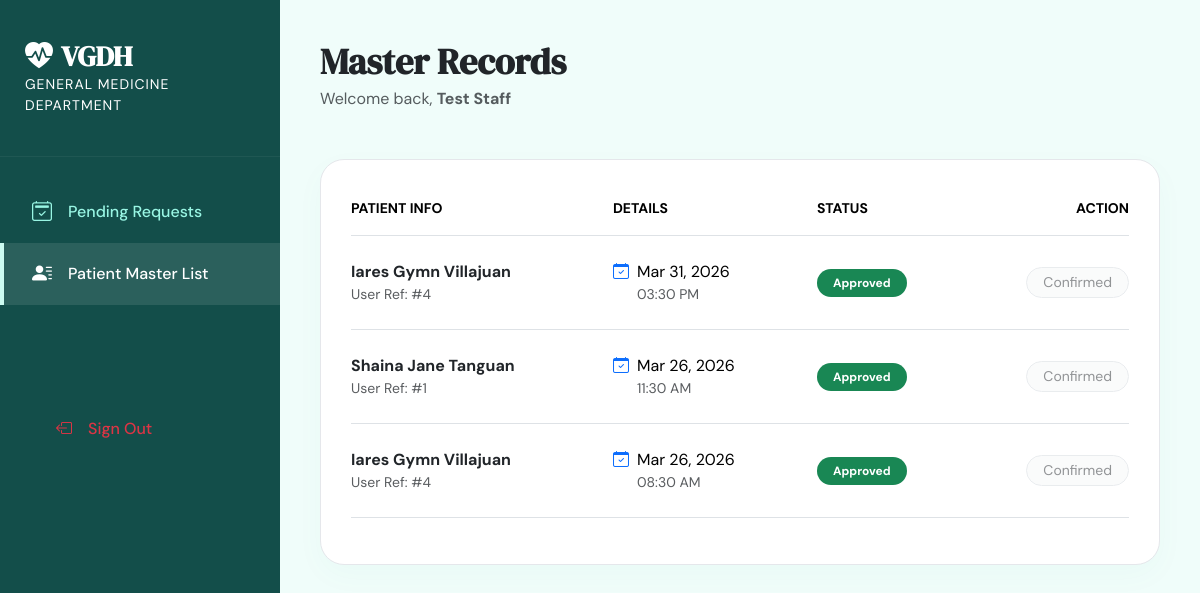
Screenshot of /staff_dashboard.php?view=all_patients (signed in) with the database file from the repository.
### tables this page shows
CREATE TABLE `appointments` (
  `id` int(11) NOT NULL,
  `user_id` int(11) NOT NULL,
  `department` varchar(100) DEFAULT NULL,
  `reason` text DEFAULT NULL,
  `appointment_date` date DEFAULT NULL,
  `appointment_time` time DEFAULT NULL,
  `status` varchar(20) DEFAULT 'Pending'
);

CREATE TABLE `users` (
  `id` int(11) NOT NULL,
  `fullname` varchar(100) NOT NULL,
  `email` varchar(100) NOT NULL,
  `password` varchar(255) NOT NULL,
  `role` varchar(20) DEFAULT 'patient',
  `department` varchar(100) DEFAULT NULL,
  `created_at` timestamp NOT NULL DEFAULT current_timestamp()
);

### staff_dashboard.php (the view, shortened to what this page needs)
<?php
include 'db.php';
$staff_dept = $_SESSION['dept'];
$staff_name = $_SESSION['fullname'];
$view = $_GET['view'] ?? 'requests';
if ($view == 'all_patients') {
    $query = "SELECT a.*, u.fullname, u.email
              FROM appointments a
              LEFT JOIN users u ON a.user_id = u.id
              ORDER BY a.appointment_date DESC";
    $list_stmt = $conn->prepare($query);
}
$list_stmt->execute();
$result = $list_stmt->get_result();
?>
<!DOCTYPE html>
<html lang="en">
<head>
    <link href="https://cdn.jsdelivr.net/npm/bootstrap@5.3.1/dist/css/bootstrap.min.css" rel="stylesheet">
    <link rel="stylesheet" href="https://cdn.jsdelivr.net/npm/bootstrap-icons@1.11.0/font/bootstrap-icons.css">
</head>
<body>
<aside class="sidebar" id="sidebar">
    <div class="sidebar-header">
        <h3 class="fw-bold text-white mb-0 serif"><i class="bi bi-heart-pulse-fill me-2"></i>VGDH</h3>
        <p class="small text-uppercase opacity-60 mb-0 tracking-wider" style="letter-spacing: 1px;"><?= htmlspecialchars($staff_dept) ?> Department</p>
    </div>
    <nav class="mt-4">
        <a href="?view=requests" class="nav-link <?= ($view == 'requests') ? 'active' : '' ?>">
            <i class="bi bi-calendar2-check me-3 fs-5"></i> Pending Requests
        </a>
        <a href="?view=all_patients" class="nav-link <?= ($view == 'all_patients') ? 'active' : '' ?>">
            <i class="bi bi-person-lines-fill me-3 fs-5"></i> Patient Master List
        </a>
        <div class="mt-auto px-4 pt-5">
            <a href="logout.php" class="nav-link text-danger mt-5"><i class="bi bi-box-arrow-left me-3"></i> Sign Out</a>
        </div>
    </nav>
</aside>
<main class="main-content">
    <div class="d-flex justify-content-between align-items-center mb-5">
        <div>
            <h2 class="fw-bold text-dark mb-1 serif">
                <?= ($view == 'all_patients') ? 'Master Records' : 'Appointment Queue' ?>
            </h2>
            <p class="text-muted mb-0">Welcome back, <strong><?= htmlspecialchars($staff_name) ?></strong></p>
        </div>
    </div>
    <div class="card-custom">
        <div class="table-responsive">
            <table class="table align-middle table-borderless">
                <thead>
                    <tr class="text-muted small text-uppercase">
                        <th class="pb-3 ps-0">Patient Info</th>
                        <th class="pb-3">Details</th>
                        <th class="pb-3">Status</th>
                        <th class="pb-3 text-end pe-0">Action</th>
                    </tr>
                </thead>
                <tbody class="border-top">
                    <?php if($result->num_rows > 0): ?>
                        <?php while($row = $result->fetch_assoc()): ?>
                        <tr class="border-bottom">
                            <td class="py-4 ps-0">
                                <div class="fw-bold text-dark fs-6"><?= htmlspecialchars($row['fullname']) ?></div>
                                <div class="small text-muted">User Ref: #<?= $row['user_id'] ?></div>
                            </td>
                            <td class="py-4">
                                <?php if($view == 'all_patients'): ?>
                                    <?php if($row['appointment_date']): ?>
                                        <div class="d-flex align-items-center">
                                            <i class="bi bi-calendar-check me-2 text-primary"></i>
                                            <span><?= date('M d, Y', strtotime($row['appointment_date'])) ?></span>
                                        </div>
                                        <div class="small text-muted ms-4"><?= date('h:i A', strtotime($row['appointment_time'])) ?></div>
                                    <?php else: ?>
                                        <span class="text-muted italic small">Awaiting Schedule</span>
                                    <?php endif; ?>
                                <?php else: ?>
                                    <span class="text-dark small"><?= htmlspecialchars($row['reason'] ?? 'Not Specified') ?></span>
                                <?php endif; ?>
                            </td>
                            <td class="py-4">
                                <?php
                                    $s = $row['status'];
                                    $class = ($s == 'Approved') ? 'bg-success' : (($s == 'Rejected') ? 'bg-danger' : 'badge-dept');
                                ?>
                                <span class="badge <?= $class ?> rounded-pill px-3 py-2"><?= $s ?></span>
                            </td>
                            <td class="py-4 text-end pe-0">
                                <?php if($row['status'] == 'Pending'): ?>
                                    <button class="btn btn-primary rounded-pill px-4 fw-bold shadow-sm"
                                            onclick="openScheduleModal(<?= $row['id'] ?>, '<?= addslashes($row['fullname']) ?>')">
                                        Assign Date
                                    </button>
                                <?php else: ?>
                                    <button class="btn btn-light btn-sm rounded-pill px-3 text-muted border" disabled>Confirmed</button>
                                <?php endif; ?>
                            </td>
                        </tr>
                        <?php endwhile; ?>
                    <?php endif; ?>
                </tbody>
            </table>
        </div>
    </div>
</main>
</body>
</html>

### staff_dashboard.php (style rules this page uses)
:root { --primary: #0d9488; --primary-dark: #0f766e; --mint: #ccfbf1; --cream: #f0fdfa; --sidebar-bg: #134e4a; --sidebar-width: 280px; }
body { font-family: 'DM Sans', sans-serif; background-color: var(--cream); color: #1f2937; overflow-x: hidden; }
h1, h2, h3, .serif { font-family: 'DM Serif Display', serif; }
.sidebar { width: var(--sidebar-width); height: 100vh; position: fixed; background: var(--sidebar-bg); color: white; transition: all 0.3s cubic-bezier(0.4, 0, 0.2, 1); z-index: 1050; }
.sidebar-header { padding: 40px 25px; border-bottom: 1px solid rgba(255,255,255,0.05); }
.nav-link { color: #99f6e4; padding: 16px 28px; display: flex; align-items: center; transition: 0.2s; text-decoration: none; border-left: 4px solid transparent; font-weight: 500; }
.nav-link.active { color: white; background: rgba(255,255,255,0.1); border-left-color: var(--mint); }
.main-content { margin-left: var(--sidebar-width); padding: 40px; min-height: 100vh; transition: 0.3s; }
.card-custom { background: white; border-radius: 24px; border: 1px solid #e5e7eb; box-shadow: 0 10px 30px rgba(13, 148, 136, 0.03); padding: 30px; }
h2 { font-size: clamp(1.5rem, 4vw, 2.25rem); }

### rows the page displays
appointments: user.fullname "Iares Gymn Villajuan", user "4", appointment_date "Mar 31, 2026", appointment_time "03:30 PM", status "Approved", shows "Confirmed"
appointments: user.fullname "Shaina Jane Tanguan", user "1", appointment_date "Mar 26, 2026", appointment_time "11:30 AM", status "Approved", shows "Confirmed"
appointments: user.fullname "Iares Gymn Villajuan", user "4", appointment_date "Mar 26, 2026", appointment_time "08:30 AM", status "Approved", shows "Confirmed"

### other values shown
$staff_dept "GENERAL MEDICINE"
$staff_name "Test Staff"
